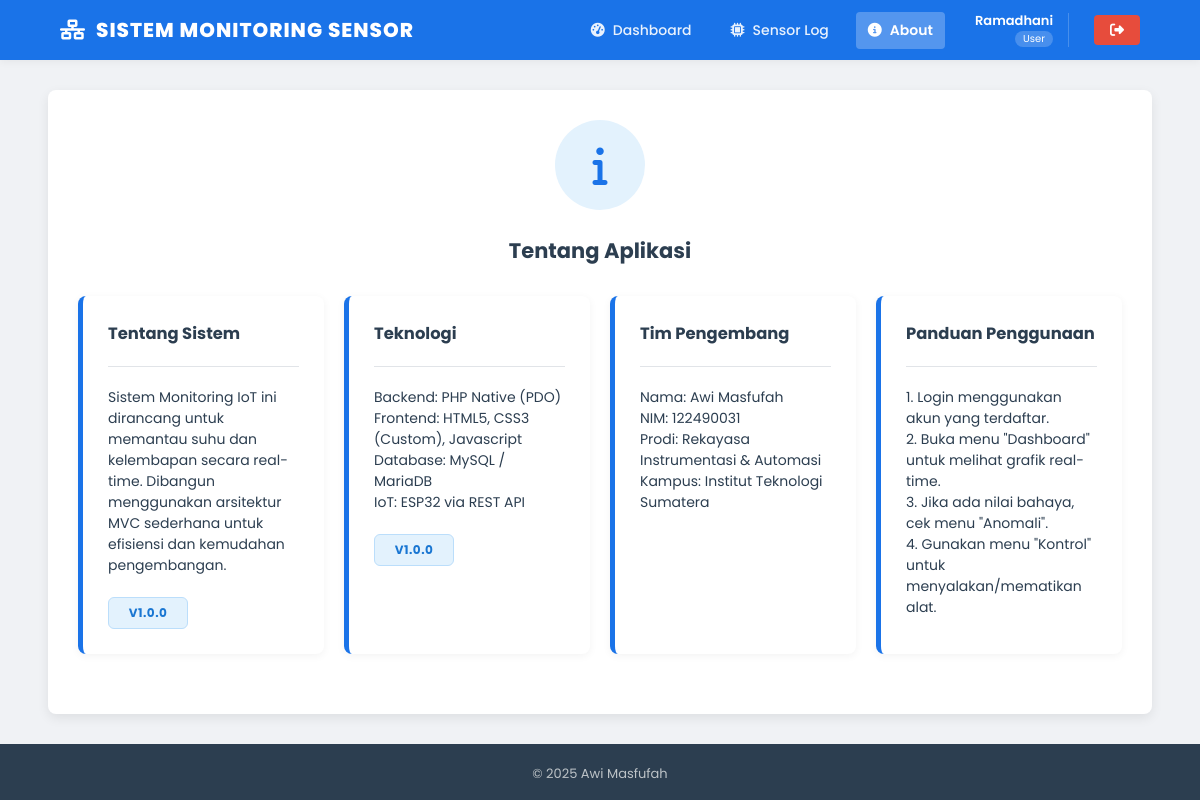
/views/about.php (signed in), run on the app's committed database.
### tables this page shows
CREATE TABLE `tbl_panduan` (
  `id_panduan` int(11) NOT NULL,
  `judul` varchar(100) DEFAULT NULL,
  `isi` text NOT NULL,
  `versi_sistem` varchar(20) DEFAULT NULL
);

### views/About.php (the view)
<?php include "header.php"; require "../config/database.php";
$data = $pdo->query("SELECT * FROM tbl_panduan")->fetchAll(PDO::FETCH_ASSOC); ?>
<div class="main-wrapper">
    <div class="container">
        <div style="text-align:center; margin-bottom:30px;">
            <div class="landing-icon-box"><i class="fas fa-info"></i></div>
            <h2>Tentang Aplikasi</h2>
        </div>
        <div class="dashboard-grid">
            <?php foreach($data as $r): ?>
            <div class="stat-card" style="display:block; height:100%;">
                <h3><?= $r['judul'] ?></h3>
                <hr>
                <p><?= nl2br($r['isi']) ?></p>
                <?php if($r['versi_sistem']!='-'): ?><br><span
                    class="badge badge-sensor">v<?= $r['versi_sistem'] ?></span><?php endif; ?>
            </div>
            <?php endforeach; ?>
        </div>
    </div>
</div>
<?php include "footer.php"; ?>

### public/css/style.css (style rules this page uses)
:root { --primary-color: #1a73e8; --primary-dark: #155cb0; --secondary-bg: #f0f2f5; --card-bg: #ffffff; --text-dark: #2c3e50; --text-grey: #7f8c8d; --border-color: #e1e4e8; --success: #2ecc71; --warning: #f1c40f; --danger: #e74c3c; --radius: 8px; --shadow-sm: 0 2px 8px rgba(0,0,0,0.05); --shadow-md: 0 4px 12px rgba(0,0,0,0.08); }
* { margin: 0; padding: 0; box-sizing: border-box; font-family: 'Poppins', sans-serif; }
body { background-color: var(--secondary-bg); color: var(--text-dark); min-height: 100vh; display: flex; flex-direction: column; font-size: 14px; }
.main-wrapper { flex: 1; }
.container { width: 92%; max-width: 1200px; margin: 30px auto; background: var(--card-bg); padding: 30px; border-radius: var(--radius); box-shadow: var(--shadow-md); }
hr { border: 0; border-top: 1px solid var(--border-color); margin: 20px 0; }
.badge { display: inline-block; padding: 5px 12px; border-radius: 20px; font-size: 11px; font-weight: 700; text-align: center; min-width: 80px; }
.badge-sensor { background: #e3f2fd; color: #1565c0; border: 1px solid #bbdefb; }
.dashboard-grid { display: grid; grid-template-columns: repeat(auto-fit, minmax(240px, 1fr)); gap: 20px; margin-bottom: 30px; }
.stat-card { background: white; padding: 25px; border-radius: var(--radius); box-shadow: var(--shadow-sm); display: flex; justify-content: space-between; align-items: center; border-left: 5px solid var(--primary-color); transition: transform 0.2s; }
.landing-icon-box { width: 90px; height: 90px; background: #e3f2fd; color: var(--primary-color); border-radius: 50%; display: flex; align-items: center; justify-content: center; font-size: 40px; margin: 0 auto 25px auto; }
.badge { display: inline-block; padding: 6px 16px; border-radius: 6px; font-size: 12px; font-weight: 700; text-align: center; min-width: 80px; text-transform: uppercase; letter-spacing: 0.5px; }
.badge-sensor { background: #e3f2fd; color: #1976d2; border: 1px solid #bbdefb; }

### data on the page
tbl_panduan: judul "Tentang Sistem", isi "Sistem Monitoring IoT ini dirancang untuk memantau suhu dan kelembapan secara real-time. Dibangun menggunakan arsitektur MVC sederhana untuk efisiensi dan kemudahan pengembangan.", versi_sistem "1.0.0"
tbl_panduan: judul "Teknologi", isi "Backend: PHP Native (PDO) Frontend: HTML5, CSS3 (Custom), Javascript Database: MySQL / MariaDB IoT: ESP32 via REST API", versi_sistem "1.0.0"
tbl_panduan: judul "Tim Pengembang", isi "Nama: Awi Masfufah NIM: 122490031 Prodi: Rekayasa Instrumentasi & Automasi Kampus: Institut Teknologi Sumatera"
tbl_panduan: judul "Panduan Penggunaan", isi "1. Login menggunakan akun yang terdaftar. 2. Buka menu \"Dashboard\" untuk melihat grafik real-time. 3. Jika ada nilai bahaya, cek menu \"Anomali\". 4. Gunakan menu \"Kontrol\" untuk menyalakan/mematikan alat."

### other printed values
$user_nama "Ramadhani"
$user_role "User"
